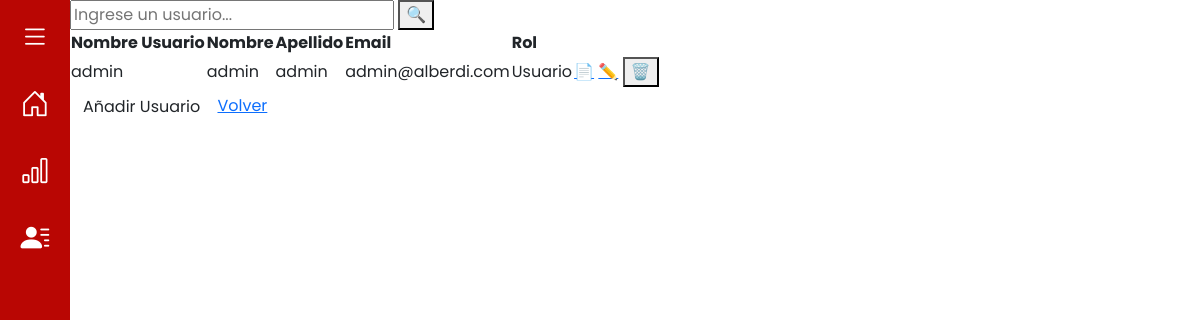
The page /cuentas/ on the database its author committed.
### app/models.py (models this page shows, shortened)
class Cuenta(db.Model):
    __tablename__ = 'cuenta'
    nombre_usuario = db.Column(db.String(10), primary_key=True)
    email = db.Column(db.String(50), unique=True, nullable=False)
    nombre = db.Column(db.String(20), nullable=False)
    apellido = db.Column(db.String(20), nullable=False)
    password = db.Column(db.String(255), nullable=False) # ENCRIPTAR ESTO!!!
    eventos = db.relationship('Evento', back_populates='usuario', cascade="all, delete-orphan")
    pagos = db.relationship('Pago', back_populates='usuario', cascade="all, delete-orphan")
    administrador = db.relationship('Administrador', back_populates='cuenta', uselist=False)

### app/routes/cuentas_routes.py (the view)
@cuentas_bp.route("/")
def cuentas():
    cuentas = Cuenta.query.all()
    admins = {admin.nombre_usuario for admin in Administrador.query.all()}
    cuentas_con_rol = []
    for cuenta in cuentas:
        rol = "Administrador" if cuenta.nombre_usuario in admins else "Usuario"
        cuentas_con_rol.append({
            "nombre_usuario": cuenta.nombre_usuario,
            "nombre": cuenta.nombre,
            "apellido": cuenta.apellido,
            "email": cuenta.email,
            "rol": rol
        })
    return render_template('cuentas.html', list_cuentas = cuentas_con_rol)

### app/templates/cuentas.html
{% extends 'base.html' %} {% block title%} Cuentas {% endblock %} {% block
content %}
<form action="/buscar" method="get" class="search-container">
  <input type="search" name="q" placeholder="Ingrese un usuario..." />
  <button type="submit">🔍</button>
</form>
<table>
  <thead>
    <tr>
      <th>Nombre Usuario</th>
      <th>Nombre</th>
      <th>Apellido</th>
      <th>Email</th>
      <th>Rol</th>
    </tr>
  </thead>
  <tbody>
    {% for cuenta in list_cuentas | reverse %}
    <tr>
      <td>{{cuenta.nombre_usuario}}</td>
      <td>{{cuenta.nombre}}</td>
      <td>{{cuenta.apellido}}</td>
      <td>{{cuenta.email}}</td>
      <td>{{cuenta.rol }}</td>
      <td class="acciones">
        <a href="#" class="ver">📄</a>
        <a href="#" class="editar">✏️</a>
        <form
          action="{{ url_for('cuentas.eliminar_cuenta', nombre_usuario=cuenta.nombre_usuario) }}"
          method="POST"
          style="display: inline"
        >
          <button type="submit" class="borrar">🗑️</button>
        </form>
      </td>
    </tr>
    {% endfor %}
  </tbody>
</table>
<div>
  <a href="{{ url_for('cuentas.crear_cuenta') }}" class="btn add"
    >Añadir Usuario</a
  >
  <a href="/" clase="btn back">Volver</a>
</div>
{% endblock %}

### app/static/css/style.css (style rules this page uses)
:root { --color-primario: #b90603; --color-hover: #ffe4e4; --color-btn: #EC221F; }
body { font-family: "Poppins", sans-serif ; font-weight: 400; font-style: normal; }

### rows shown on the page
Cuenta: nombre_usuario "admin", nombre "admin", apellido "admin", email "admin@alberdi.com", rol "Usuario"
